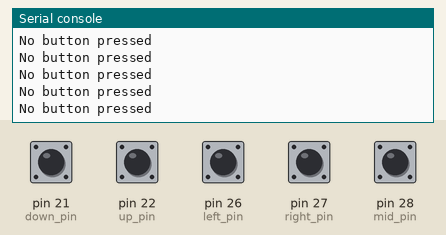
Simulated run of this program. Board: MicroPython board. Shown: the last lines printed to the serial console. Inputs (shaded band) come from the test bench; at power-on: pin 21 (down_pin), pin 22 (up_pin), pin 26 (left_pin), pin 27 (right_pin), pin 28 (mid_pin) HIGH.

Above: at 1.2 s.
1.3 s: pin 21 (down_pin) pulled LOW for 0.15 s
At 1.32 s:
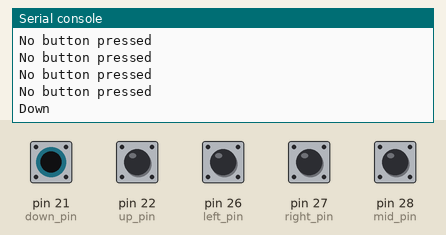
2.9 s: pin 22 (up_pin) pulled LOW for 0.15 s
At 2.93 s:
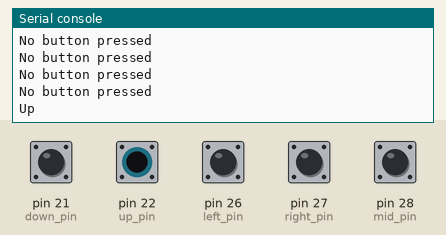
4.5 s: pin 26 (left_pin) pulled LOW for 0.15 s
At 4.54 s:
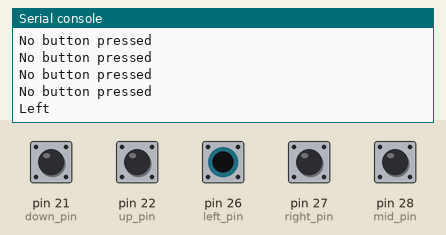
6.1 s: pin 27 (right_pin) pulled LOW for 0.15 s
At 6.15 s:
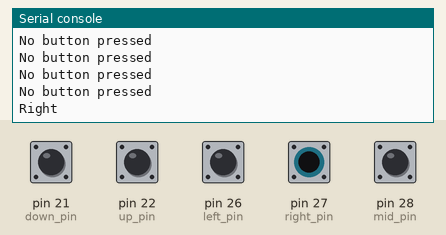
7.7 s: pin 28 (mid_pin) pulled LOW for 0.15 s
At 7.76 s:
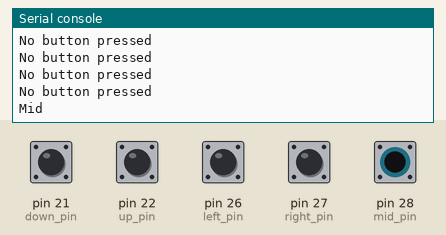

The program:

read_5_way_switch.py
```python
import machine
import utime
import time
from time import sleep

import sys


mid_pin = machine.Pin(28,machine.Pin.IN,machine.Pin.PULL_UP)
right_pin = machine.Pin(27,machine.Pin.IN,machine.Pin.PULL_UP)
left_pin = machine.Pin(26,machine.Pin.IN,machine.Pin.PULL_UP)
down_pin = machine.Pin(21,machine.Pin.IN,machine.Pin.PULL_UP)
up_pin = machine.Pin(22,machine.Pin.IN,machine.Pin.PULL_UP)


while(1):
    if(mid_pin.value() == 0):
        print("Mid")
    elif(right_pin.value() == 0):
        print("Right")
    elif(left_pin.value() == 0):
        print("Left")
    elif(down_pin.value()== 0):
        print("Down")
    elif(up_pin.value() == 0):
        print("Up")
    else:
        print("No button pressed")
    sleep(0.05)
```

Measured:
- after the input at 1.3 s, the serial console: prints a new line at once (image 1)
- after the input at 2.9 s, the serial console: prints a new line at once (image 2)
- after the input at 4.5 s, the serial console: prints a new line at once (image 3)
- after the input at 6.1 s, the serial console: prints a new line at once (image 4)
- after the input at 7.7 s, the serial console: prints a new line at once (image 5)
